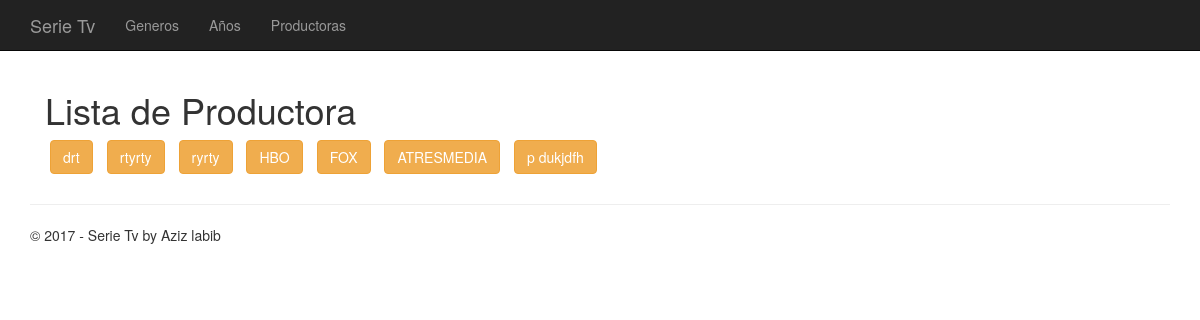
The app's page /listar/productora with its own data.
### app/models.py (models this page shows, shortened)
class Serie(models.Model):
    titulo = models.CharField(max_length=20)
    productora = models.CharField(max_length=10)
    fecha = models.IntegerField()
    temporada = models.IntegerField()
    GENEROS = ((0,"Accion"),(1,"Historica"),(2,"Terror"),(3,"Drama"),(4,"Ficcion"),(5,"Policiaca"))
    genero = models.IntegerField(choices=GENEROS)
    ESTADO = ((0,"Produccion"),(1,"En Emision"),(2,"Finalizada"))
    estado = models.IntegerField(choices=ESTADO)
    def getListas(data):
        lista = []
        if data.lower() == "genero":
            series = Serie.objects.values_list(data,flat=True)
            for x in series:
                for k,v in Serie.GENEROS:
                    if k == x:
                        lista.append(v)
        else:
            lista = Serie.objects.values_list(data,flat=True).order_by(data)
        return lista

### app/views.py (the view)
# urls.py: url(r'^listar/(?P<data>[a-zA-Z]+)$', app.views.listar, name='listar'),
def listar(request,data):
    lista=Serie.getListas(data)
    lista2=set(lista)
    datas=data.capitalize()
    context = {
        "title":datas,
        "lista":lista2
        }
    return render(request, "app/listTemplate.html", context)

### app/templates/app/listTemplate.html
﻿{% extends "app/layout.html" %}
{% block content %}
<div class="container">
    <h1>Lista de {{title}}</h1>
<ul class="list-inline">
    {% for v in lista %}
  <li><a class="btn btn-warning" href="/verData/{{title}}/{{v}}" role="button">
    {{v}}</a>
      </li>
    {% endfor %}
</ul>
</div>
{% endblock %}

### app/static/app/content/site.css (style rules this page uses)
body { padding-top: 50px; padding-bottom: 20px; }

### records on screen
Serie: productora "drt"
Serie: productora "rtyrty"
Serie: productora "ryrty"
Serie: productora "FOX"
Serie: productora "ATRESMEDIA"
Serie: productora "p dukjdfh"

### other values on screen
{{ title }} "Productora"
{{ v }} "HBO"
